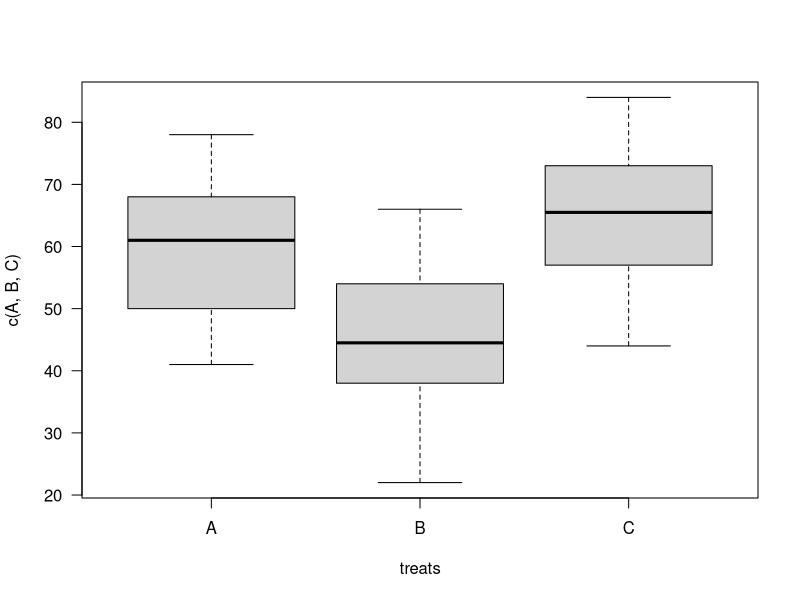
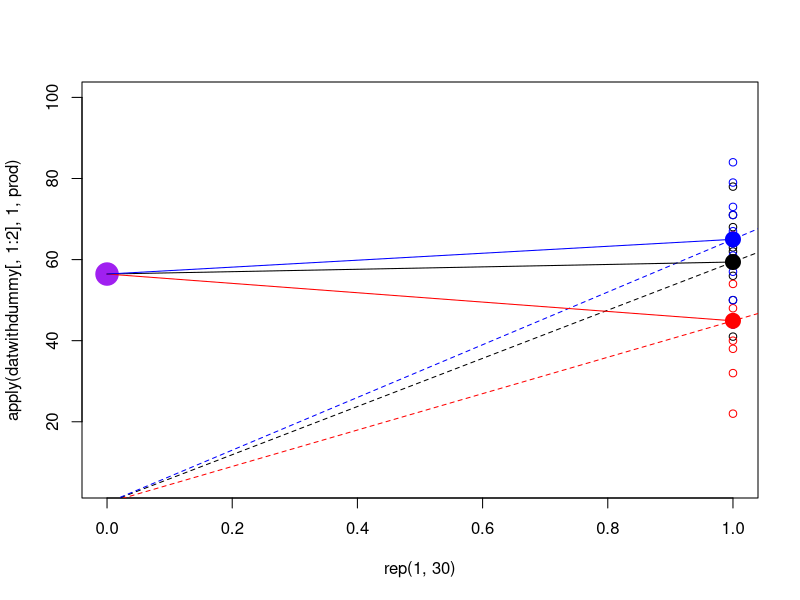
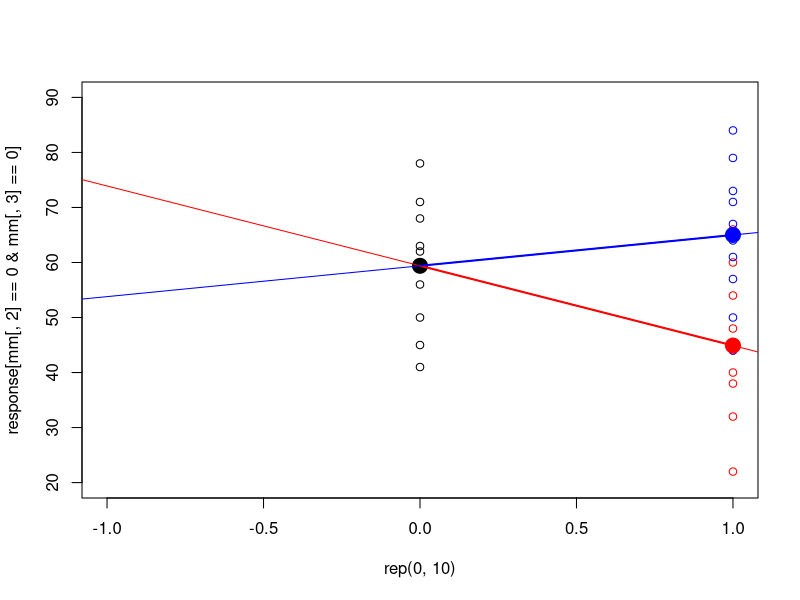
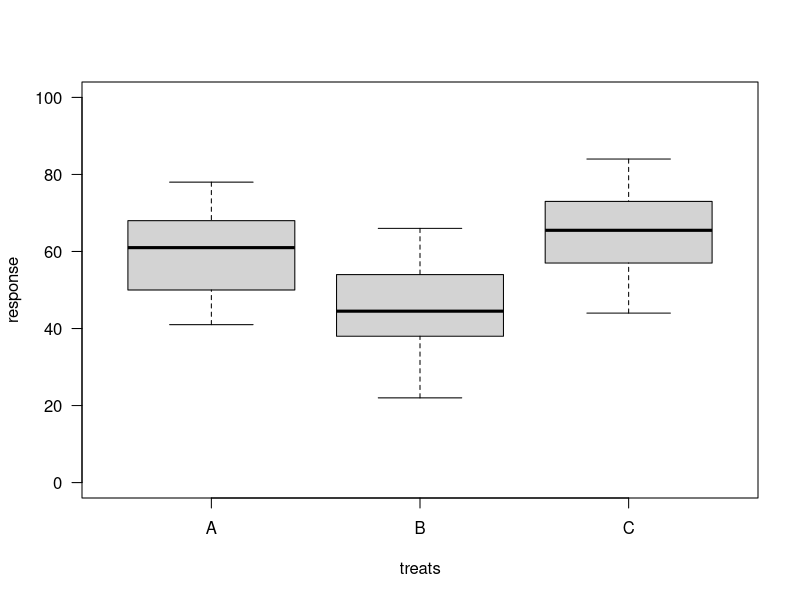
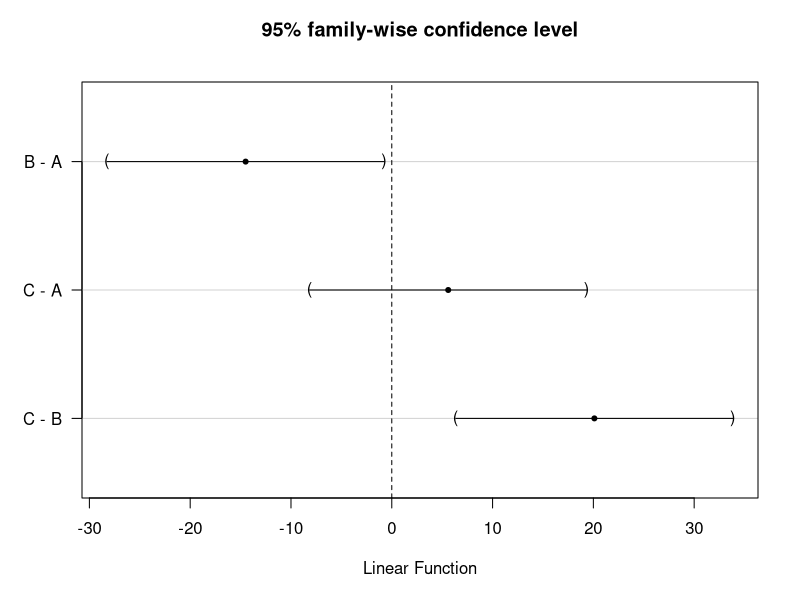
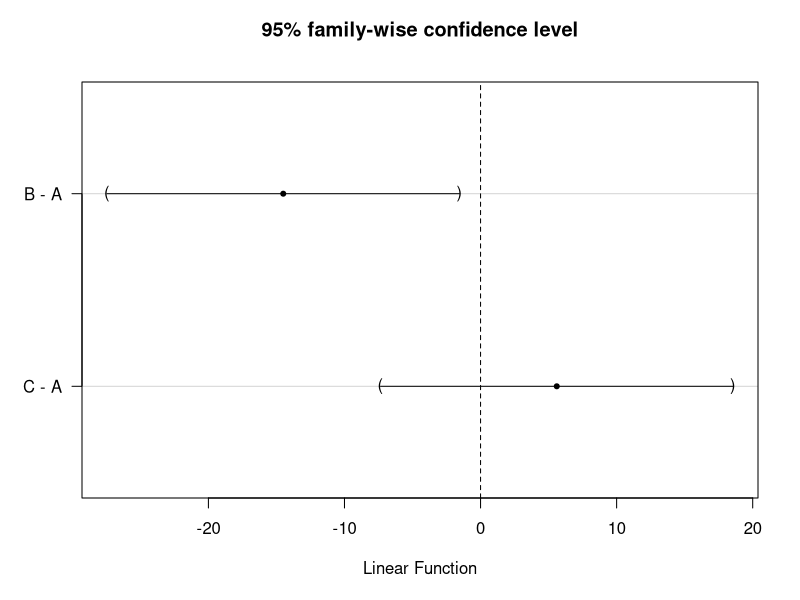
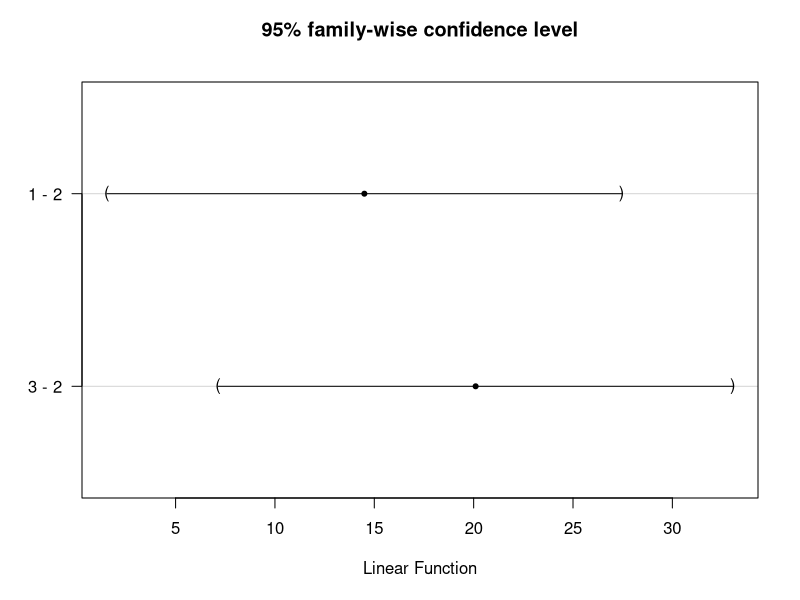
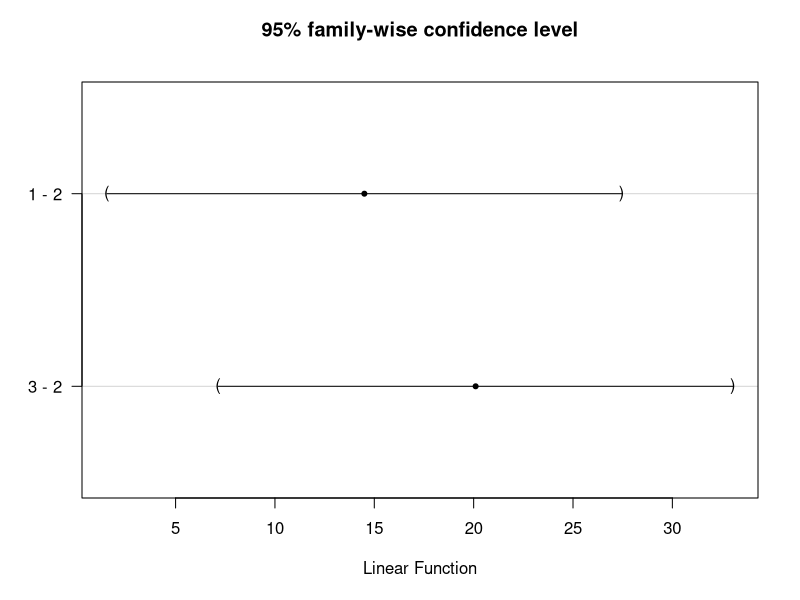

These charts were generated, in order, by the following R code:
A<-c(56,63,45,41,71,60,78,50,68,62)
B<-c(40,48,60,38,32,44,66,22,45,54)
C<-c(71,57,64,44,73,50,79,67,84,61)
t.test(A,B)
t.test(B,C)
t.test(A,C)
p.adjust(c(0.01735,0.002458,0.3139),"bonferroni")


treats<-c(rep("A",length(A)),rep("B",length(B)),rep("C",length(C)))
response<-c(A,B,C)
as.data.frame(cbind(treats,response))

boxplot(c(A,B,C)~treats,las=1)



meanA<-mean(A)
meanB<-mean(B)
meanC<-mean(C)
meanGrand<-mean(c(A,B,C))


#Variability between groups -or- SS among groups
SS<-10*(meanA-meanGrand)^2+10*(meanB-meanGrand)^2+10*(meanC-meanGrand)^2



ssA<-sum((A-meanA)^2)
ssB<-sum((B-meanB)^2)
ssC<-sum((C-meanC)^2)
#Variability within treatments -or- SS within groups
SSresid<-sum(ssA,ssB,ssC)

#Total variation
SStotal<-sum((c(A,B,C)-meanGrand)^2)



#Calculate MS as before
MSfactors<-SS/2
MSerror<-SSresid/27
Fval<-MSfactors/MSerror
pf(Fval,2,27,lower.tail=FALSE)


mod<-lm((c(A,B,C)~as.factor(treats)))
anova(mod)
mod
mean(c(A)) # note that this is the intercept
# that's because the computer is using dummy coding
summary(mod)# note the standard errors for the estimates are the same - because its assuming a common variance (assumption of homogeneity of variances)
#standard error for intercept -  sqrt(MSerror/10)
#standard error for intercept -  sqrt(MSerror/(10/2)) # splitting the number of observations by number of remaining factors, in this case 2
library(car)





#dummy coding
d1<-c(rep(1,10),rep(0,10),rep(0,10))
d2<-c(rep(0,10),rep(1,10),rep(0,10))
d3<-c(rep(0,10),rep(0,10),rep(1,10))

data.frame(cbind(treats,d1,d2,d3))
model.matrix(response~0+treats)#linear effects model dummy coding
#actually.....
mu<-rep(1,30)
cbind(mu,model.matrix(response~0+treats))#design matrix for linear effects model



model.matrix(lm(response~treats))#cell means model dummy coding


datwithdummy<-cbind(response,d1,d2,d3)
plot(rep(1,30),apply(datwithdummy[,1:2],1,prod),xlim=c(0,1),ylim=c(5,100))
points(rep(1,30),apply(datwithdummy[,c(1,3)],1,prod),col="red")
points(rep(1,30),apply(datwithdummy[,c(1,4)],1,prod),col="blue")
points(1,mean(response[d1==1]),pch=19,cex=2)
points(1,mean(response[d2==1]),pch=19,cex=2,col="red")
points(1,mean(response[d3==1]),pch=19,cex=2,col="blue")
#slopes for no intercept model - slope=group means
abline(a=0,b=mean(response[d1==1]),lty=2)
abline(a=0,b=mean(response[d2==1]),col="red",lty=2)
abline(a=0,b=mean(response[d3==1]),col="blue",lty=2)
#linear effects model
points(0,mean(response),pch=19,cex=3,col="purple")
segments(0,mean(response),1,mean(response[d1==1]))
segments(0,mean(response),1,mean(response[d2==1]),col="red")
segments(0,mean(response),1,mean(response[d3==1]),col="blue")

moddummyNI<-lm(response~0+d1+d2+d3)
anova(moddummyNI) #this is testing whether the group means = 0
moddummyNI # each of the Coefficents is the mean
mean(response[1:10])
mean(response[11:20])
mean(response[21:30])

moddummy<-lm(response~d2+d3)#this is what the computer is doing - d1 becomes the intercept
#Anova(moddummy)# 
summary(moddummy)
mm<-model.matrix(lm(response~treats))
mean(response[mm[,2]==0&mm[,3]==0])# intercept is mean of d1
mean(response[mm[,2]==1&mm[,3]==0])
mean(response[mm[,2]==0&mm[,3]==1])

plot(rep(0,10),response[mm[,2]==0&mm[,3]==0],ylim=c(20,90))
points(rep(1,10),response[mm[,2]==1&mm[,3]==0],col="red")
points(rep(1,10),response[mm[,2]==0&mm[,3]==1],col="blue")
points(0,mean(response[mm[,2]==0&mm[,3]==0]),pch=19,cex=2,col="black")
points(1,mean(response[mm[,2]==1&mm[,3]==0]),pch=19,cex=2,col="red")
points(1,mean(response[mm[,2]==0&mm[,3]==1]),pch=19,cex=2,col="blue")
segments(1,mean(response[mm[,2]==1&mm[,3]==0]),0,mean(response[mm[,2]==0&mm[,3]==0]),col="red",lwd=2)
segments(1,mean(response[mm[,2]==0&mm[,3]==1]),0,mean(response[mm[,2]==0&mm[,3]==0]),col="blue",lwd=2)

summary(moddummy)
mean(response[mm[,2]==1&mm[,3]==0])-mean(response[mm[,2]==0&mm[,3]==0]) #parameter estimate for d2
mean(response[mm[,2]==0&mm[,3]==1])-mean(response[mm[,2]==0&mm[,3]==0]) #parameter estimate for d3
abline(a=59.4,b=-14.5,col="red")
abline(a=59.4,b=5.6,col="blue")

#boxplot(response~treats,las=1)  
anova(moddummy)
MSval<-(1995.27+156.80)/2
F.value<-MSval/(4157.3/27)
pf(F.value,2,27,lower.tail=FALSE)
mod<-lm((response~treats))
anova(mod)

moddummy2<-lm(response~d1+d3)#here, d2 is the intercept
anova(moddummy2)# 
summary(moddummy2)
boxplot(response~treats,las=1,ylim=c(0,100)) #recall.  
MSval<-(132.0+2020.1)/2
F.value<-MSval/(153.97)
pf(F.value,2,27,lower.tail=FALSE)
anova(mod)

mod<-lm((response~treats))
mod
anova(mod)
#intercept is simply the mean of treatA



library(car)
anova(mod)
Anova(mod)

###########
#post hoc



treats<-as.factor(treats)
mod<-lm(response~treats)
aov.mod<-aov(mod)
TukeyHSD(aov.mod)

library(multcomp)
tukey.hsd<-glht(mod,linfct=mcp(treats="Tukey"))
contrMat(n=c(10,10,10),"Tukey")
summary(tukey.hsd)
plot(tukey.hsd)


#Dunnetts test - here A is the focal group to compare against the others
contrMat(c(10,10,10),"Dunnet")


dunnet.test<-glht(aov.mod,linfct=mcp(treats="Dunnett"))
dunnet.test
summary(dunnet.test)
plot(dunnet.test)

dunnet.test<-glht(aov.mod,linfct=mcp(treats=contrMat(c(10,10,10),"Dunnet",base=2)))#everything now compared against the second treatment
dunnet.test
summary(dunnet.test)
plot(dunnet.test)

#alternatively, we can re-order the factors, if we'd like..
treatsRO<-factor(treats,levels=c("B","C","A"))
modRO<-lm(response~treatsRO)
dunnets.test.RO<-glht(modRO,linfct=mcp(treatsRO="Dunnett"))
summary(dunnets.test.RO)

dunnet.test
summary(dunnet.test)
plot(dunnet.test)

#planned contrasts # 
k<-rbind("A-B"=c(1,-1,0))
planned.contrast<-glht(aov.mod,linfct=mcp(treats=k))
summary(planned.contrast)
plot(planned.contrast)



k<-rbind("B-C"=c(0,1,-1))
planned.contrast<-glht(aov.mod,linfct=mcp(treats=k))
summary(planned.contrast)

k<-rbind("A-BC"=c(1,-1,-1))
planned.contrast<-glht(aov.mod,linfct=mcp(treats=k))
summary(planned.contrast)
k<-rbind("A-BC"=c(1,-1/2,-1/2)) # r is smart enough that it figures out -1/2
planned.contrast<-glht(aov.mod,linfct=mcp(treats=k))
summary(planned.contrast)


k<-rbind("A-B"=c(1,-1,0),"B-C"=c(0,1,-1))
planned.contrast<-glht(aov.mod,linfct=mcp(treats=k))
summary(planned.contrast)

k<-rbind("A-B"=c(1,-1,0),"B-C"=c(0,1,-1),"A-BC"=c(-1,1,1))
planned.contrast<-glht(aov.mod,linfct=mcp(treats=k))
summary(planned.contrast)
plot(planned.contrast)
